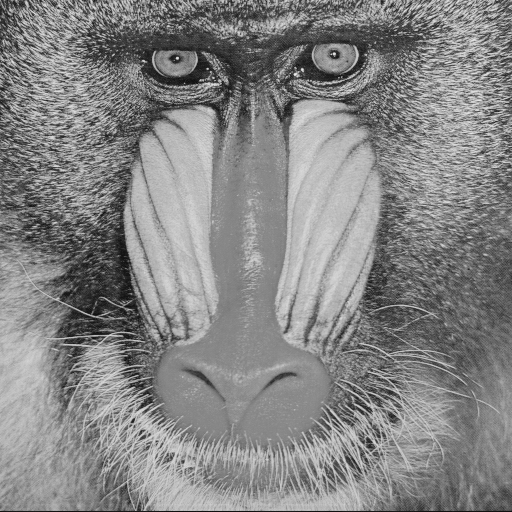
%> input picture TP/Tp2/linearFilter-20220406T113755Z-001/linearFilter/MANDRILL_LUMI.BMP, 512 x 512 px
$ octave filtering_spatialvsfreq.m   (GNU Octave 9; MATLAB toolbox functions it lacks are replaced by stand-ins)
%> lines starting %> are read from the running program, lines starting %| are printed output that depends on the picture
% image filtering
% low-pass filter
% author P. LE CALLET

% convolution kernel
support = 32;
filter1 = ones(support)/(support*support);
nb_point=512;
% FFT
spectrum_filter1 = fftshift(fft2(filter1,nb_point,nb_point));

% To read a square image
im1 = imread('mandrill_lumi.bmp','bmp');
%> im1 is the input picture: size 512x512 uint8; min 12, max 239, mean 132.9
size1 = size(im1,1);
%> size1 = 512

% spatial filtering
tic
imf = imfilter(im1,filter1,'replicate');
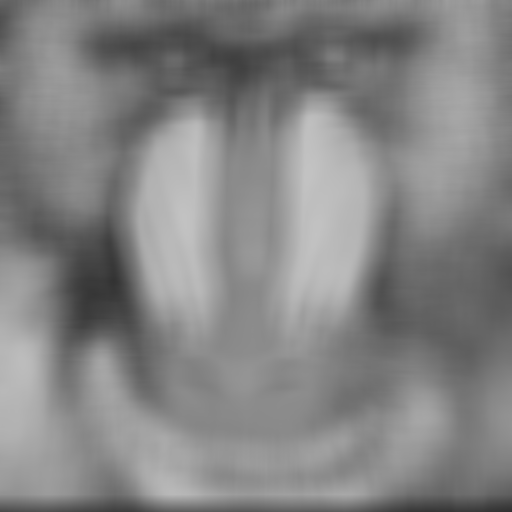
%> imf: size 512x512 uint8; min 48, max 195, mean 132.1
time_spatialFiltering = toc

% frequency filtering: image FFT then multiplicatiob with the filter FFT
% then IFFT
tic
spectrum_im1 = fftshift(fft2(im1,nb_point,nb_point))/(size1*size1);
spectrum_imf = spectrum_filter1.*spectrum_im1;
imf2 = ifft2(fftshift(spectrum_imf));
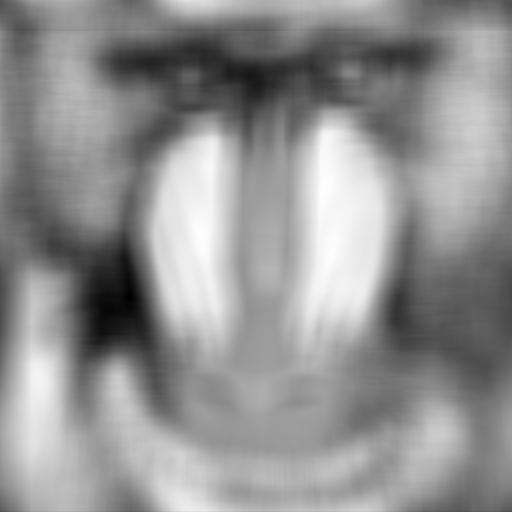
%> imf2: size 512x512 double; min 0.000192, max 0.000742, mean 0.000507; drawn with min black and max white
time_freqFiltering = toc

$ run again, with TP/Tp2/linearFilter-20220406T113755Z-001/linearFilter/CLOWN_LUMI.BMP copied over TP/Tp2/linearFilter-20220406T113755Z-001/linearFilter/MANDRILL_LUMI.BMP
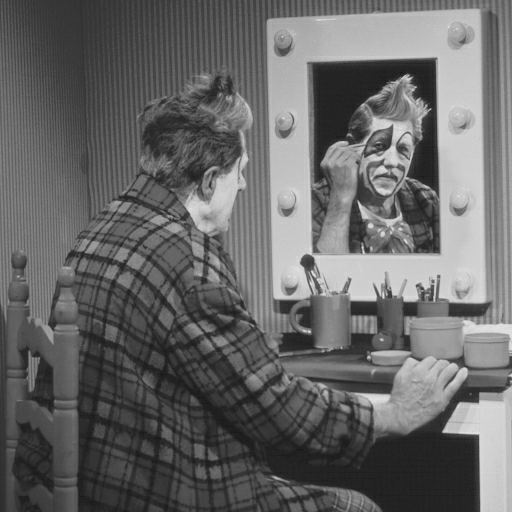
%> input picture TP/Tp2/linearFilter-20220406T113755Z-001/linearFilter/CLOWN_LUMI.BMP, 512 x 512 px
%> im1 is the input picture: size 512x512 uint8; min 22, max 227, mean 102.8
%> `imf = imfilter(im1,filter1,'replicate');`:
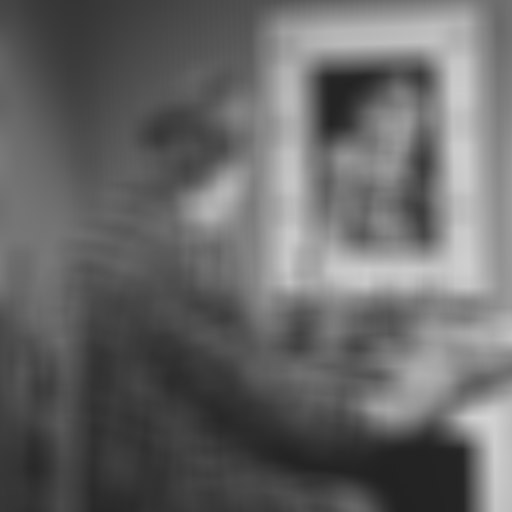
%> imf: size 512x512 uint8; min 34, max 211, mean 102.8
%> `imf2 = ifft2(fftshift(spectrum_imf));`:
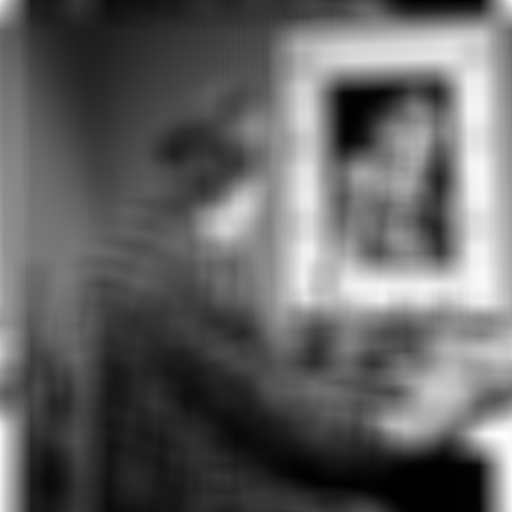
%> imf2: size 512x512 double; min 0.000131, max 0.000803, mean 0.000392; drawn with min black and max white

$ run again, with TP/Tp2/linearFilter-20220406T113755Z-001/linearFilter/FRUIT_LUMI.BMP copied over TP/Tp2/linearFilter-20220406T113755Z-001/linearFilter/MANDRILL_LUMI.BMP
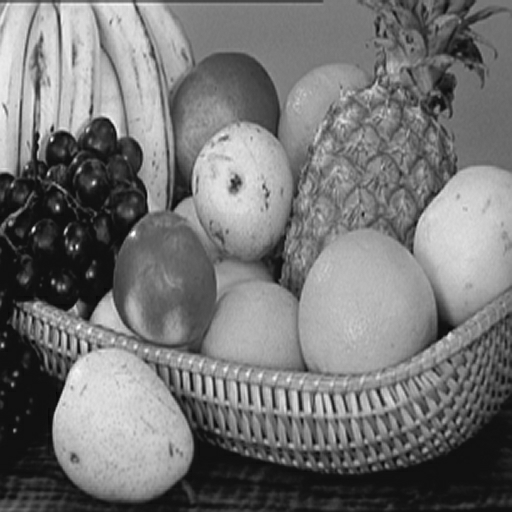
%> input picture TP/Tp2/linearFilter-20220406T113755Z-001/linearFilter/FRUIT_LUMI.BMP, 512 x 512 px
%> im1 is the input picture: size 512x512 uint8; min 3, max 255, mean 116.8
%> `imf = imfilter(im1,filter1,'replicate');`:
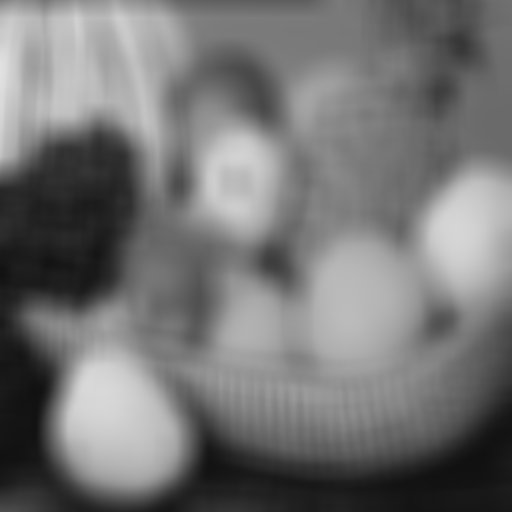
%> imf: size 512x512 uint8; min 17, max 225, mean 116.4
%> `imf2 = ifft2(fftshift(spectrum_imf));`:
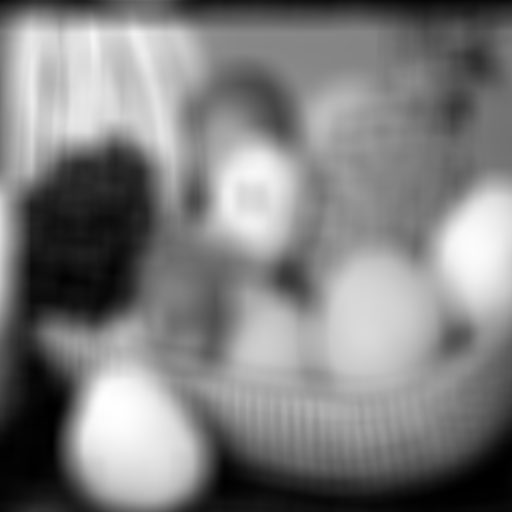
%> imf2: size 512x512 double; min 6.43e-05, max 0.000824, mean 0.000445; drawn with min black and max white
